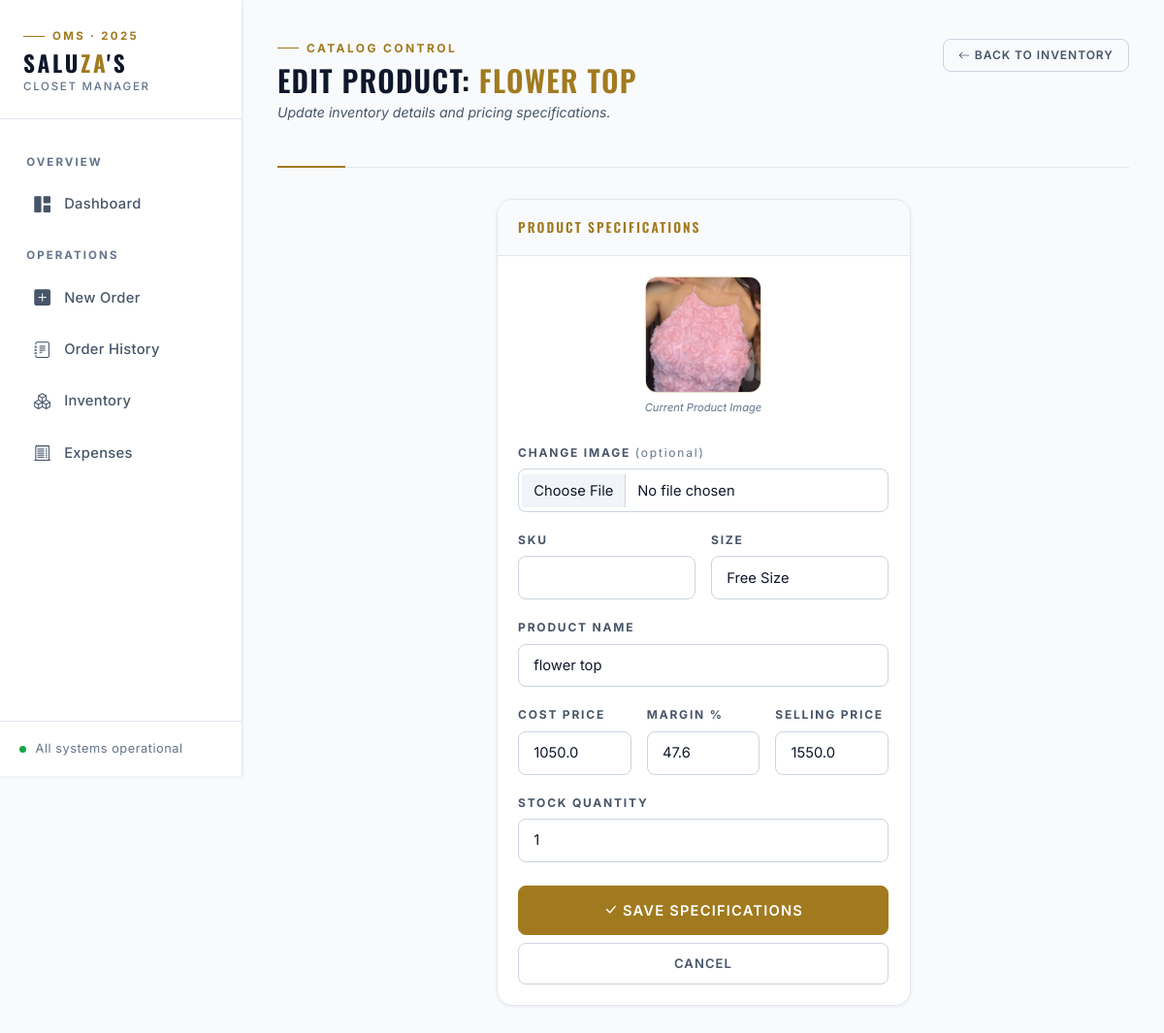
The app's page /edit_product/53 with its own data.
### app.py (models this page shows)
class Product(db.Model):
    id = db.Column(db.Integer, primary_key=True)
    sku = db.Column(db.String(50), unique=True, nullable=True)
    name = db.Column(db.String(100), nullable=False)
    size = db.Column(db.String(10), nullable=False)
    cost_price = db.Column(db.Float, default=0.0)
    price = db.Column(db.Float, nullable=False)
    stock = db.Column(db.Integer, default=0)
    image = db.Column(db.String(100), nullable=True)

### app.py (the view, shortened to what this page needs)
@app.route('/edit_product/<int:id>', methods=['GET', 'POST'])
def edit_product(id):
    product = Product.query.get_or_404(id)
    return render_template('edit_product.html', p=product)

### templates/edit_product.html (shortened to what this page needs)
{% extends "layout.html" %}
{% block content %}
<div class="page-header">
    <div>
        <div class="page-header-eyebrow">
            <div class="page-header-eyebrow-line"></div>
            <span class="page-header-eyebrow-text">Catalog Control</span>
        </div>
        <h1>Edit Product: <span class="gold">{{ p.name }}</span></h1>
        <p class="page-header-sub">Update inventory details and pricing specifications.</p>
    </div>
    <a href="/inventory" class="btn btn-outline-secondary btn-sm">
        <i class="bi bi-arrow-left me-1"></i>Back to Inventory
    </a>
</div>
<div class="row justify-content-center">
    <div class="col-md-7 col-lg-6">
        <div class="card">
            <div class="card-header">Product Specifications</div>
            <div class="card-body">
                <form method="POST" enctype="multipart/form-data">
                    {% if p.image %}
                    <div class="text-center mb-4">
                        <img src="{{ url_for('static', filename='uploads/' + p.image) }}"
                            style="width: 120px; height: 120px; object-fit: cover; border-radius: var(--r-md); border: 1px solid var(--line);">
                        <div
                            style="font-size: 0.7rem; color: var(--text-tertiary); margin-top: 0.4rem; font-style: italic;">
                            Current Product Image</div>
                    </div>
                    {% endif %}
                    <div class="mb-3">
                        <label class="form-label">Change Image <span
                                style="text-transform: none; font-weight: 400; color: var(--text-tertiary);">(optional)</span></label>
                        <input type="file" name="image" class="form-control" accept="image/*">
                    </div>
                    <div class="row mb-3 g-3">
                        <div class="col">
                            <label class="form-label">SKU</label>
                            <input type="text" name="sku" class="form-control" value="{{ p.sku if p.sku else '' }}">
                        </div>
                        <div class="col">
                            <label class="form-label">Size</label>
                            <input type="text" name="size" class="form-control" value="{{ p.size }}" required>
                        </div>
                    </div>
                    <div class="mb-3">
                        <label class="form-label">Product Name</label>
                        <input type="text" name="name" class="form-control" value="{{ p.name }}" required>
                    </div>
                    <div class="row mb-3 g-3">
                        <div class="col-4">
                            <label class="form-label">Cost Price</label>
                            <input type="number" name="cost_price" id="costPriceInput" class="form-control" step="0.01"
                                value="{{ p.cost_price }}" required>
                        </div>
                        <div class="col-4">
                            <label class="form-label">Margin %</label>
                            <input type="number" id="profitMarginInput" class="form-control" placeholder="%" step="0.1">
                        </div>
                        <div class="col-4">
                            <label class="form-label">Selling Price</label>
                            <input type="number" name="price" id="sellingPriceInput" class="form-control" step="0.01"
                                value="{{ p.price }}" required>
                        </div>
                    </div>
                    <div class="mb-4">
                        <label class="form-label">Stock Quantity</label>
                        <input type="number" name="stock" class="form-control" value="{{ p.stock }}" required>
                    </div>
                    <div class="d-grid gap-2">
                        <button type="submit" class="btn btn-primary btn-lg">
                            <i class="bi bi-check-lg me-1"></i>Save Specifications
                        </button>
                        <a href="/inventory" class="btn btn-outline-secondary">Cancel</a>
                    </div>
                </form>
            </div>
        </div>
    </div>
</div>
{% endblock %}

### records on screen
Product: name "FLOWER TOP", image (picture), size "Free Size", name "flower top", cost_price "1050.0", price "1550.0", stock "1"
